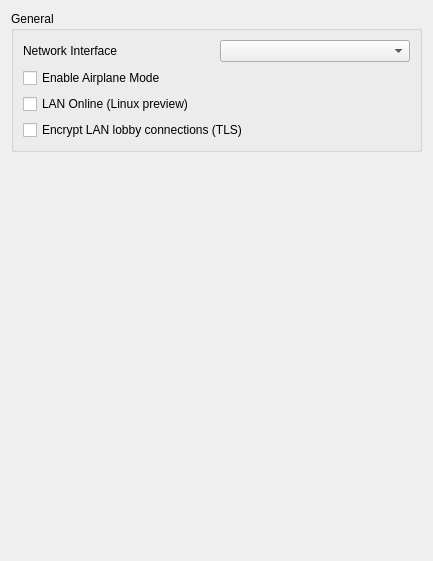
<?xml version="1.0" encoding="UTF-8"?>
<ui version="4.0">
 <class>ConfigureNetwork</class>
 <widget class="QWidget" name="ConfigureNetwork">
  <property name="geometry">
   <rect>
    <x>0</x>
    <y>0</y>
    <width>433</width>
    <height>561</height>
   </rect>
  </property>
  <property name="windowTitle">
   <string>Form</string>
  </property>
  <property name="accessibleName">
   <string>Network</string>
  </property>
  <layout class="QVBoxLayout" name="verticalLayout">
   <item>
    <layout class="QVBoxLayout" name="verticalLayout_3">
     <item>
      <widget class="QGroupBox" name="groupBox_2">
       <property name="title">
        <string>General</string>
       </property>
       <layout class="QGridLayout" name="gridLayout_2">
        <item row="1" column="1">
         <widget class="QComboBox" name="network_interface"/>
        </item>
        <item row="1" column="0">
         <widget class="QLabel" name="label_4">
          <property name="text">
           <string>Network Interface</string>
          </property>
         </widget>
        </item>
        <item row="2" column="0" colspan="2">
         <widget class="QCheckBox" name="airplane_mode">
          <property name="text">
           <string>Enable Airplane Mode</string>
          </property>
         </widget>
        </item>
        <item row="3" column="0" colspan="2">
         <widget class="QCheckBox" name="lan_online">
          <property name="text">
           <string>LAN Online (Linux preview)</string>
          </property>
          <property name="toolTip">
           <string>Find other Eden players automatically for online game modes on your local network. Requires the LAN Online package. Restart Eden after changing this setting.</string>
          </property>
         </widget>
        </item>
        <item row="4" column="0" colspan="2">
         <widget class="QCheckBox" name="lan_online_tls">
          <property name="text">
           <string>Encrypt LAN lobby connections (TLS)</string>
          </property>
          <property name="toolTip">
           <string>Use the same setting on every instance; different settings create separate lobbies. Encrypts lobby connections between PCs against eavesdropping, but does not verify who runs the lobby. Local Unix transport and gameplay packets are unchanged. Restart Eden after changing this setting.</string>
          </property>
         </widget>
        </item>
       </layout>
      </widget>
     </item>
    </layout>
   </item>
   <item>
    <spacer name="verticalSpacer">
     <property name="orientation">
      <enum>Qt::Orientation::Vertical</enum>
     </property>
     <property name="sizeHint" stdset="0">
      <size>
       <width>20</width>
       <height>40</height>
      </size>
     </property>
    </spacer>
   </item>
  </layout>
 </widget>
 <resources/>
 <connections/>
</ui>
